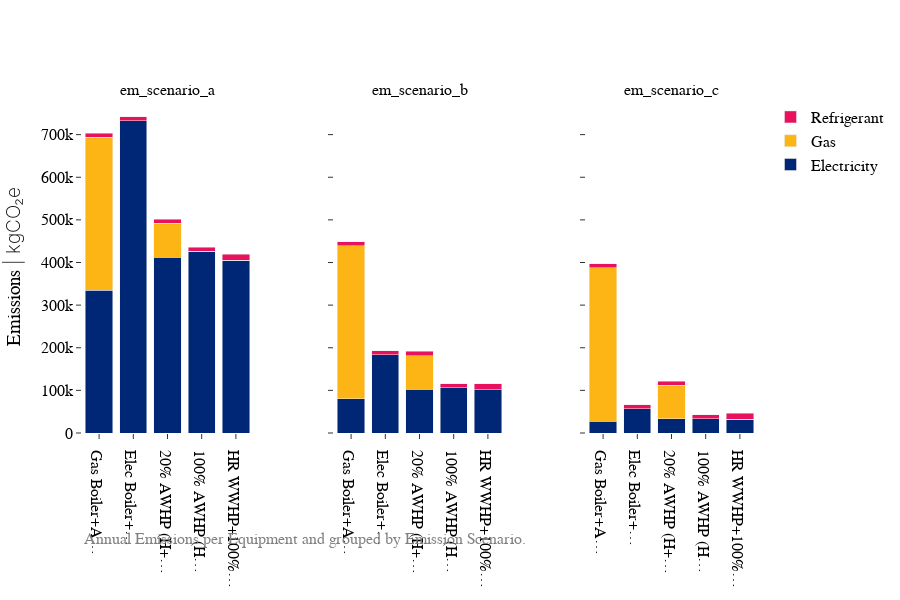

Notebook cell for this chart:
### Code cell
from src.visuals import plot_emission_scenarios_grouped

df = source_energy.copy()

emission_scenarios = ['em_scenario_a', 'em_scenario_b', 'em_scenario_c']

plot_emission_scenarios_grouped(df, equipment_scenarios, emission_scenarios, unit_mode="SI")

### Figure 1 — Plotly figure (JSON) as saved in the notebook; plotly's stock layout.template omitted (floating-point values rounded to 4 significant figures)
{"data": [{"hovertemplate": "Equipment: Gas Boiler+AC Chiller<br>Electricity: 334943.7 kgCO₂<extra></extra>", "marker": {"color": "#002676"}, "name": "Electricity", "showlegend": true, "type": "bar", "x": ["Gas Boiler+A…"], "xaxis": "x", "y": [334900.0], "yaxis": "y"}, {"hovertemplate": "Equipment: Gas Boiler+AC Chiller<br>Gas: 359111.7 kgCO₂<extra></extra>", "marker": {"color": "#FDB515"}, "name": "Gas", "showlegend": true, "type": "bar", "x": ["Gas Boiler+A…"], "xaxis": "x", "y": [359100.0], "yaxis": "y"}, {"hovertemplate": "Equipment: Gas Boiler+AC Chiller<br>Refrigerant: 9469.1 kgCO₂<extra></extra>", "marker": {"color": "#E7115E"}, "name": "Refrigerant", "showlegend": true, "type": "bar", "x": ["Gas Boiler+A…"], "xaxis": "x", "y": [9469.0], "yaxis": "y"}, {"hovertemplate": "Equipment: Elec Boiler+AC Chiller<br>Electricity: 732690.2 kgCO₂<extra></extra>", "marker": {"color": "#002676"}, "name": "Electricity", "showlegend": false, "type": "bar", "x": ["Elec Boiler+…"], "xaxis": "x", "y": [732700.0], "yaxis": "y"}, {"hovertemplate": "Equipment: Elec Boiler+AC Chiller<br>Gas: 0.0 kgCO₂<extra></extra>", "marker": {"color": "#FDB515"}, "name": "Gas", "showlegend": false, "type": "bar", "x": ["Elec Boiler+…"], "xaxis": "x", "y": [0], "yaxis": "y"}, {"hovertemplate": "Equipment: Elec Boiler+AC Chiller<br>Refrigerant: 9469.1 kgCO₂<extra></extra>", "marker": {"color": "#E7115E"}, "name": "Refrigerant", "showlegend": false, "type": "bar", "x": ["Elec Boiler+…"], "xaxis": "x", "y": [9469.0], "yaxis": "y"}, {"hovertemplate": "Equipment: 20% AWHP (H+C)+Gas Backup<br>Electricity: 412543.9 kgCO₂<extra></extra>", "marker": {"color": "#002676"}, "name": "Electricity", "showlegend": false, "type": "bar", "x": ["20% AWHP (H+…"], "xaxis": "x", "y": [412500.0], "yaxis": "y"}, {"hovertemplate": "Equipment: 20% AWHP (H+C)+Gas Backup<br>Gas: 79559.2 kgCO₂<extra></extra>", "marker": {"color": "#FDB515"}, "name": "Gas", "showlegend": false, "type": "bar", "x": ["20% AWHP (H+…"], "xaxis": "x", "y": [79560.0], "yaxis": "y"}, {"hovertemplate": "Equipment: 20% AWHP (H+C)+Gas Backup<br>Refrigerant: 9472.8 kgCO₂<extra></extra>", "marker": {"color": "#E7115E"}, "name": "Refrigerant", "showlegend": false, "type": "bar", "x": ["20% AWHP (H+…"], "xaxis": "x", "y": [9473.0], "yaxis": "y"}, {"hovertemplate": "Equipment: 100% AWHP (H+C)+Elec Backup<br>Electricity: 426511.7 kgCO₂<extra></extra>", "marker": {"color": "#002676"}, "name": "Electricity", "showlegend": false, "type": "bar", "x": ["100% AWHP (H…"], "xaxis": "x", "y": [426500.0], "yaxis": "y"}, {"hovertemplate": "Equipment: 100% AWHP (H+C)+Elec Backup<br>Gas: 0.0 kgCO₂<extra></extra>", "marker": {"color": "#FDB515"}, "name": "Gas", "showlegend": false, "type": "bar", "x": ["100% AWHP (H…"], "xaxis": "x", "y": [0], "yaxis": "y"}, {"hovertemplate": "Equipment: 100% AWHP (H+C)+Elec Backup<br>Refrigerant: 9488.0 kgCO₂<extra></extra>", "marker": {"color": "#E7115E"}, "name": "Refrigerant", "showlegend": false, "type": "bar", "x": ["100% AWHP (H…"], "xaxis": "x", "y": [9488.0], "yaxis": "y"}, {"hovertemplate": "Equipment: HR WWHP+100% AWHP (H+C)+Elec Backup<br>Electricity: 405227.7 kgCO₂<extra></extra>", "marker": {"color": "#002676"}, "name": "Electricity", "showlegend": false, "type": "bar", "x": ["HR WWHP+100%…"], "xaxis": "x", "y": [405200.0], "yaxis": "y"}, {"hovertemplate": "Equipment: HR WWHP+100% AWHP (H+C)+Elec Backup<br>Gas: 0.0 kgCO₂<extra></extra>", "marker": {"color": "#FDB515"}, "name": "Gas", "showlegend": false, "type": "bar", "x": ["HR WWHP+100%…"], "xaxis": "x", "y": [0], "yaxis": "y"}, {"hovertemplate": "Equipment: HR WWHP+100% AWHP (H+C)+Elec Backup<br>Refrigerant: 14148.0 kgCO₂<extra></extra>", "marker": {"color": "#E7115E"}, "name": "Refrigerant", "showlegend": false, "type": "bar", "x": ["HR WWHP+100%…"], "xaxis": "x", "y": [14150.0], "yaxis": "y"}, {"hovertemplate": "Equipment: Gas Boiler+AC Chiller<br>Electricity: 80380.8 kgCO₂<extra></extra>", "marker": {"color": "#002676"}, "name": "Electricity", "showlegend": false, "type": "bar", "x": ["Gas Boiler+A…"], "xaxis": "x2", "y": [80380.0], "yaxis": "y2"}, {"hovertemplate": "Equipment: Gas Boiler+AC Chiller<br>Gas: 359111.7 kgCO₂<extra></extra>", "marker": {"color": "#FDB515"}, "name": "Gas", "showlegend": false, "type": "bar", "x": ["Gas Boiler+A…"], "xaxis": "x2", "y": [359100.0], "yaxis": "y2"}, {"hovertemplate": "Equipment: Gas Boiler+AC Chiller<br>Refrigerant: 9469.1 kgCO₂<extra></extra>", "marker": {"color": "#E7115E"}, "name": "Refrigerant", "showlegend": false, "type": "bar", "x": ["Gas Boiler+A…"], "xaxis": "x2", "y": [9469.0], "yaxis": "y2"}, {"hovertemplate": "Equipment: Elec Boiler+AC Chiller<br>Electricity: 183976.5 kgCO₂<extra></extra>", "marker": {"color": "#002676"}, "name": "Electricity", "showlegend": false, "type": "bar", "x": ["Elec Boiler+…"], "xaxis": "x2", "y": [184000.0], "yaxis": "y2"}, {"hovertemplate": "Equipment: Elec Boiler+AC Chiller<br>Gas: 0.0 kgCO₂<extra></extra>", "marker": {"color": "#FDB515"}, "name": "Gas", "showlegend": false, "type": "bar", "x": ["Elec Boiler+…"], "xaxis": "x2", "y": [0], "yaxis": "y2"}, {"hovertemplate": "Equipment: Elec Boiler+AC Chiller<br>Refrigerant: 9469.1 kgCO₂<extra></extra>", "marker": {"color": "#E7115E"}, "name": "Refrigerant", "showlegend": false, "type": "bar", "x": ["Elec Boiler+…"], "xaxis": "x2", "y": [9469.0], "yaxis": "y2"}, {"hovertemplate": "Equipment: 20% AWHP (H+C)+Gas Backup<br>Electricity: 102186.8 kgCO₂<extra></extra>", "marker": {"color": "#002676"}, "name": "Electricity", "showlegend": false, "type": "bar", "x": ["20% AWHP (H+…"], "xaxis": "x2", "y": [102200.0], "yaxis": "y2"}, {"hovertemplate": "Equipment: 20% AWHP (H+C)+Gas Backup<br>Gas: 79559.2 kgCO₂<extra></extra>", "marker": {"color": "#FDB515"}, "name": "Gas", "showlegend": false, "type": "bar", "x": ["20% AWHP (H+…"], "xaxis": "x2", "y": [79560.0], "yaxis": "y2"}, {"hovertemplate": "Equipment: 20% AWHP (H+C)+Gas Backup<br>Refrigerant: 9472.8 kgCO₂<extra></extra>", "marker": {"color": "#E7115E"}, "name": "Refrigerant", "showlegend": false, "type": "bar", "x": ["20% AWHP (H+…"], "xaxis": "x2", "y": [9473.0], "yaxis": "y2"}, {"hovertemplate": "Equipment: 100% AWHP (H+C)+Elec Backup<br>Electricity: 106397.7 kgCO₂<extra></extra>", "marker": {"color": "#002676"}, "name": "Electricity", "showlegend": false, "type": "bar", "x": ["100% AWHP (H…"], "xaxis": "x2", "y": [106400.0], "yaxis": "y2"}, {"hovertemplate": "Equipment: 100% AWHP (H+C)+Elec Backup<br>Gas: 0.0 kgCO₂<extra></extra>", "marker": {"color": "#FDB515"}, "name": "Gas", "showlegend": false, "type": "bar", "x": ["100% AWHP (H…"], "xaxis": "x2", "y": [0], "yaxis": "y2"}, {"hovertemplate": "Equipment: 100% AWHP (H+C)+Elec Backup<br>Refrigerant: 9488.0 kgCO₂<extra></extra>", "marker": {"color": "#E7115E"}, "name": "Refrigerant", "showlegend": false, "type": "bar", "x": ["100% AWHP (H…"], "xaxis": "x2", "y": [9488.0], "yaxis": "y2"}, {"hovertemplate": "Equipment: HR WWHP+100% AWHP (H+C)+Elec Backup<br>Electricity: 101731.0 kgCO₂<extra></extra>", "marker": {"color": "#002676"}, "name": "Electricity", "showlegend": false, "type": "bar", "x": ["HR WWHP+100%…"], "xaxis": "x2", "y": [101700.0], "yaxis": "y2"}, {"hovertemplate": "Equipment: HR WWHP+100% AWHP (H+C)+Elec Backup<br>Gas: 0.0 kgCO₂<extra></extra>", "marker": {"color": "#FDB515"}, "name": "Gas", "showlegend": false, "type": "bar", "x": ["HR WWHP+100%…"], "xaxis": "x2", "y": [0], "yaxis": "y2"}, {"hovertemplate": "Equipment: HR WWHP+100% AWHP (H+C)+Elec Backup<br>Refrigerant: 14148.0 kgCO₂<extra></extra>", "marker": {"color": "#E7115E"}, "name": "Refrigerant", "showlegend": false, "type": "bar", "x": ["HR WWHP+100%…"], "xaxis": "x2", "y": [14150.0], "yaxis": "y2"}, {"hovertemplate": "Equipment: Gas Boiler+AC Chiller<br>Electricity: 28157.6 kgCO₂<extra></extra>", "marker": {"color": "#002676"}, "name": "Electricity", "showlegend": false, "type": "bar", "x": ["Gas Boiler+A…"], "xaxis": "x3", "y": [28160.0], "yaxis": "y3"}, {"hovertemplate": "Equipment: Gas Boiler+AC Chiller<br>Gas: 359111.7 kgCO₂<extra></extra>", "marker": {"color": "#FDB515"}, "name": "Gas", "showlegend": false, "type": "bar", "x": ["Gas Boiler+A…"], "xaxis": "x3", "y": [359100.0], "yaxis": "y3"}, {"hovertemplate": "Equipment: Gas Boiler+AC Chiller<br>Refrigerant: 9469.1 kgCO₂<extra></extra>", "marker": {"color": "#E7115E"}, "name": "Refrigerant", "showlegend": false, "type": "bar", "x": ["Gas Boiler+A…"], "xaxis": "x3", "y": [9469.0], "yaxis": "y3"}, {"hovertemplate": "Equipment: Elec Boiler+AC Chiller<br>Electricity: 56914.4 kgCO₂<extra></extra>", "marker": {"color": "#002676"}, "name": "Electricity", "showlegend": false, "type": "bar", "x": ["Elec Boiler+…"], "xaxis": "x3", "y": [56910.0], "yaxis": "y3"}, {"hovertemplate": "Equipment: Elec Boiler+AC Chiller<br>Gas: 0.0 kgCO₂<extra></extra>", "marker": {"color": "#FDB515"}, "name": "Gas", "showlegend": false, "type": "bar", "x": ["Elec Boiler+…"], "xaxis": "x3", "y": [0], "yaxis": "y3"}, {"hovertemplate": "Equipment: Elec Boiler+AC Chiller<br>Refrigerant: 9469.1 kgCO₂<extra></extra>", "marker": {"color": "#E7115E"}, "name": "Refrigerant", "showlegend": false, "type": "bar", "x": ["Elec Boiler+…"], "xaxis": "x3", "y": [9469.0], "yaxis": "y3"}, {"hovertemplate": "Equipment: 20% AWHP (H+C)+Gas Backup<br>Electricity: 32905.3 kgCO₂<extra></extra>", "marker": {"color": "#002676"}, "name": "Electricity", "showlegend": false, "type": "bar", "x": ["20% AWHP (H+…"], "xaxis": "x3", "y": [32910.0], "yaxis": "y3"}, {"hovertemplate": "Equipment: 20% AWHP (H+C)+Gas Backup<br>Gas: 79559.2 kgCO₂<extra></extra>", "marker": {"color": "#FDB515"}, "name": "Gas", "showlegend": false, "type": "bar", "x": ["20% AWHP (H+…"], "xaxis": "x3", "y": [79560.0], "yaxis": "y3"}, {"hovertemplate": "Equipment: 20% AWHP (H+C)+Gas Backup<br>Refrigerant: 9472.8 kgCO₂<extra></extra>", "marker": {"color": "#E7115E"}, "name": "Refrigerant", "showlegend": false, "type": "bar", "x": ["20% AWHP (H+…"], "xaxis": "x3", "y": [9473.0], "yaxis": "y3"}, {"hovertemplate": "Equipment: 100% AWHP (H+C)+Elec Backup<br>Electricity: 33789.0 kgCO₂<extra></extra>", "marker": {"color": "#002676"}, "name": "Electricity", "showlegend": false, "type": "bar", "x": ["100% AWHP (H…"], "xaxis": "x3", "y": [33790.0], "yaxis": "y3"}, {"hovertemplate": "Equipment: 100% AWHP (H+C)+Elec Backup<br>Gas: 0.0 kgCO₂<extra></extra>", "marker": {"color": "#FDB515"}, "name": "Gas", "showlegend": false, "type": "bar", "x": ["100% AWHP (H…"], "xaxis": "x3", "y": [0], "yaxis": "y3"}, {"hovertemplate": "Equipment: 100% AWHP (H+C)+Elec Backup<br>Refrigerant: 9488.0 kgCO₂<extra></extra>", "marker": {"color": "#E7115E"}, "name": "Refrigerant", "showlegend": false, "type": "bar", "x": ["100% AWHP (H…"], "xaxis": "x3", "y": [9488.0], "yaxis": "y3"}, {"hovertemplate": "Equipment: HR WWHP+100% AWHP (H+C)+Elec Backup<br>Electricity: 32474.0 kgCO₂<extra></extra>", "marker": {"color": "#002676"}, "name": "Electricity", "showlegend": false, "type": "bar", "x": ["HR WWHP+100%…"], "xaxis": "x3", "y": [32470.0], "yaxis": "y3"}, {"hovertemplate": "Equipment: HR WWHP+100% AWHP (H+C)+Elec Backup<br>Gas: 0.0 kgCO₂<extra></extra>", "marker": {"color": "#FDB515"}, "name": "Gas", "showlegend": false, "type": "bar", "x": ["HR WWHP+100%…"], "xaxis": "x3", "y": [0], "yaxis": "y3"}, {"hovertemplate": "Equipment: HR WWHP+100% AWHP (H+C)+Elec Backup<br>Refrigerant: 14148.0 kgCO₂<extra></extra>", "marker": {"color": "#E7115E"}, "name": "Refrigerant", "showlegend": false, "type": "bar", "x": ["HR WWHP+100%…"], "xaxis": "x3", "y": [14150.0], "yaxis": "y3"}], "layout": {"annotations": [{"font": {"size": 16}, "showarrow": false, "text": "em_scenario_a", "x": 0.1267, "xanchor": "center", "xref": "paper", "y": 1, "yanchor": "bottom", "yref": "paper"}, {"font": {"size": 16}, "showarrow": false, "text": "em_scenario_b", "x": 0.5, "xanchor": "center", "xref": "paper", "y": 1, "yanchor": "bottom", "yref": "paper"}, {"font": {"size": 16}, "showarrow": false, "text": "em_scenario_c", "x": 0.8733, "xanchor": "center", "xref": "paper", "y": 1, "yanchor": "bottom", "yref": "paper"}, {"align": "center", "font": {"color": "gray", "size": 16}, "showarrow": false, "text": "Annual Emissions per Equipment and grouped by Emission Scenario.", "x": 0, "xref": "paper", "y": -0.35, "yref": "paper"}], "barmode": "stack", "font": {"size": 16}, "height": 600, "margin": {"b": 150}, "title": {"font": {"size": 14}}, "xaxis": {"anchor": "y", "domain": [0, 0.2533]}, "xaxis2": {"anchor": "y2", "domain": [0.3733, 0.6267]}, "xaxis3": {"anchor": "y3", "domain": [0.7467, 1]}, "yaxis": {"anchor": "x", "domain": [0, 1], "title": {"text": "Emissions <span style=\"font-weight:200\">| kgCO₂e</span>"}}, "yaxis2": {"anchor": "x2", "domain": [0, 1], "matches": "y", "showticklabels": false}, "yaxis3": {"anchor": "x3", "domain": [0, 1], "matches": "y", "showticklabels": false}}}
